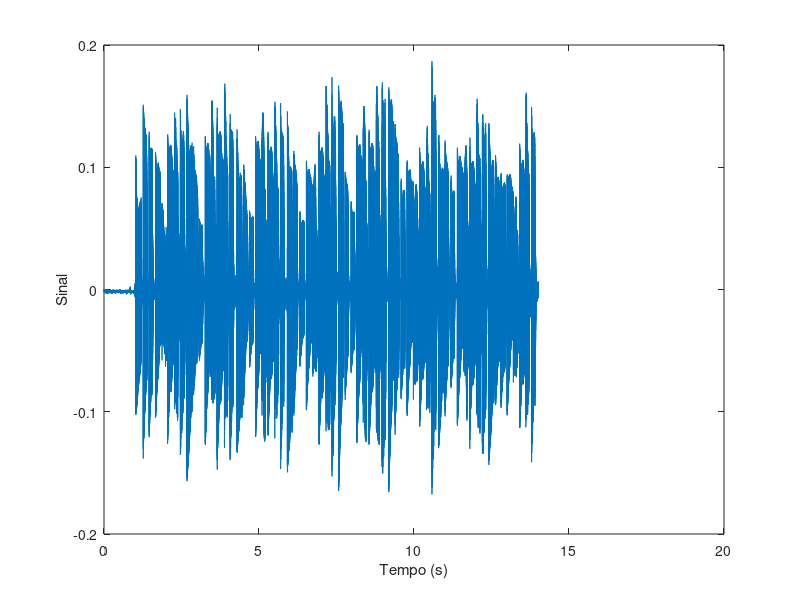

The MATLAB script that drew this image:
load('Guitar02.mat')
fa= 1/Ta;
sound(x, fa)

t=0:Ta:length(x)/fa-Ta;
figure(1)
plot(t,x)
xlabel("Tempo (s)")
ylabel("Sinal")
disp("O tempo total da musica em segundos é: ")
max(t)